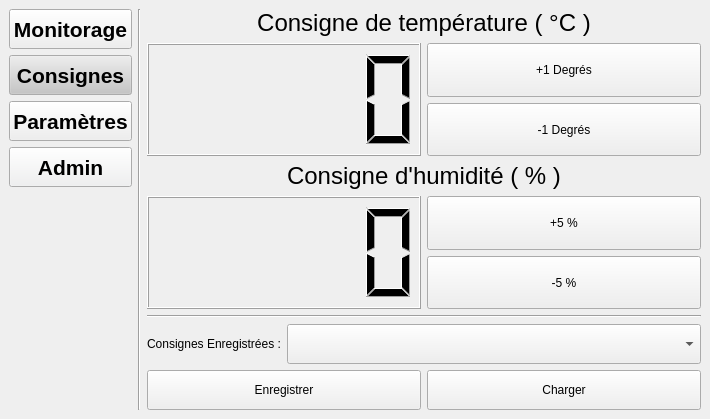
<?xml version="1.0" encoding="UTF-8"?>
<ui version="4.0">
 <class>WindowControl</class>
 <widget class="QMainWindow" name="WindowControl">
  <property name="geometry">
   <rect>
    <x>0</x>
    <y>0</y>
    <width>710</width>
    <height>419</height>
   </rect>
  </property>
  <property name="windowTitle">
   <string>GUI_ProjetEC_Consignes</string>
  </property>
  <widget class="QWidget" name="centralwidget">
   <layout class="QHBoxLayout" name="horizontalLayout_15">
    <item>
     <layout class="QHBoxLayout" name="horizontalLayout">
      <item>
       <layout class="QVBoxLayout" name="verticalLayout_5">
        <item>
         <widget class="QPushButton" name="btn_Monitor_Menu">
          <property name="sizePolicy">
           <sizepolicy hsizetype="Maximum" vsizetype="Fixed">
            <horstretch>0</horstretch>
            <verstretch>0</verstretch>
           </sizepolicy>
          </property>
          <property name="minimumSize">
           <size>
            <width>120</width>
            <height>40</height>
           </size>
          </property>
          <property name="maximumSize">
           <size>
            <width>140</width>
            <height>16777215</height>
           </size>
          </property>
          <property name="font">
           <font>
            <pointsize>16</pointsize>
            <weight>75</weight>
            <bold>true</bold>
           </font>
          </property>
          <property name="text">
           <string>Monitorage</string>
          </property>
         </widget>
        </item>
        <item>
         <widget class="QPushButton" name="btn_Setpoints_Menu">
          <property name="sizePolicy">
           <sizepolicy hsizetype="Maximum" vsizetype="Fixed">
            <horstretch>0</horstretch>
            <verstretch>0</verstretch>
           </sizepolicy>
          </property>
          <property name="minimumSize">
           <size>
            <width>120</width>
            <height>40</height>
           </size>
          </property>
          <property name="maximumSize">
           <size>
            <width>140</width>
            <height>16777215</height>
           </size>
          </property>
          <property name="palette">
           <palette>
            <active>
             <colorrole role="Button">
              <brush brushstyle="SolidPattern">
               <color alpha="255">
                <red>197</red>
                <green>197</green>
                <blue>198</blue>
               </color>
              </brush>
             </colorrole>
            </active>
            <inactive>
             <colorrole role="Button">
              <brush brushstyle="SolidPattern">
               <color alpha="255">
                <red>197</red>
                <green>197</green>
                <blue>198</blue>
               </color>
              </brush>
             </colorrole>
            </inactive>
            <disabled>
             <colorrole role="Button">
              <brush brushstyle="SolidPattern">
               <color alpha="255">
                <red>197</red>
                <green>197</green>
                <blue>198</blue>
               </color>
              </brush>
             </colorrole>
            </disabled>
           </palette>
          </property>
          <property name="font">
           <font>
            <pointsize>16</pointsize>
            <weight>75</weight>
            <bold>true</bold>
           </font>
          </property>
          <property name="text">
           <string>Consignes</string>
          </property>
         </widget>
        </item>
        <item>
         <widget class="QPushButton" name="btn_Param_Menu">
          <property name="sizePolicy">
           <sizepolicy hsizetype="Maximum" vsizetype="Fixed">
            <horstretch>0</horstretch>
            <verstretch>0</verstretch>
           </sizepolicy>
          </property>
          <property name="minimumSize">
           <size>
            <width>120</width>
            <height>40</height>
           </size>
          </property>
          <property name="maximumSize">
           <size>
            <width>140</width>
            <height>16777215</height>
           </size>
          </property>
          <property name="font">
           <font>
            <pointsize>16</pointsize>
            <weight>75</weight>
            <bold>true</bold>
           </font>
          </property>
          <property name="text">
           <string>Paramètres</string>
          </property>
         </widget>
        </item>
        <item>
         <widget class="QPushButton" name="btn_Outils_Menu">
          <property name="sizePolicy">
           <sizepolicy hsizetype="Maximum" vsizetype="Fixed">
            <horstretch>0</horstretch>
            <verstretch>0</verstretch>
           </sizepolicy>
          </property>
          <property name="minimumSize">
           <size>
            <width>120</width>
            <height>40</height>
           </size>
          </property>
          <property name="maximumSize">
           <size>
            <width>140</width>
            <height>16777215</height>
           </size>
          </property>
          <property name="palette">
           <palette>
            <active>
             <colorrole role="Button">
              <brush brushstyle="SolidPattern">
               <color alpha="255">
                <red>239</red>
                <green>240</green>
                <blue>241</blue>
               </color>
              </brush>
             </colorrole>
            </active>
            <inactive>
             <colorrole role="Button">
              <brush brushstyle="SolidPattern">
               <color alpha="255">
                <red>239</red>
                <green>240</green>
                <blue>241</blue>
               </color>
              </brush>
             </colorrole>
            </inactive>
            <disabled>
             <colorrole role="Button">
              <brush brushstyle="SolidPattern">
               <color alpha="255">
                <red>239</red>
                <green>240</green>
                <blue>241</blue>
               </color>
              </brush>
             </colorrole>
            </disabled>
           </palette>
          </property>
          <property name="font">
           <font>
            <pointsize>16</pointsize>
            <weight>75</weight>
            <bold>true</bold>
           </font>
          </property>
          <property name="text">
           <string>Admin</string>
          </property>
         </widget>
        </item>
        <item>
         <spacer name="verticalSpacer">
          <property name="orientation">
           <enum>Qt::Vertical</enum>
          </property>
          <property name="sizeType">
           <enum>QSizePolicy::Expanding</enum>
          </property>
          <property name="sizeHint" stdset="0">
           <size>
            <width>20</width>
            <height>60</height>
           </size>
          </property>
         </spacer>
        </item>
       </layout>
      </item>
      <item>
       <widget class="Line" name="line_2">
        <property name="orientation">
         <enum>Qt::Vertical</enum>
        </property>
       </widget>
      </item>
      <item>
       <layout class="QHBoxLayout" name="horizontalLayout_2">
        <item>
         <layout class="QVBoxLayout" name="verticalLayout_3">
          <item>
           <layout class="QVBoxLayout" name="verticalLayout_4">
            <item>
             <layout class="QVBoxLayout" name="verticalLayout_7">
              <item>
               <widget class="QLabel" name="lbl_Temp_Set">
                <property name="font">
                 <font>
                  <pointsize>18</pointsize>
                 </font>
                </property>
                <property name="text">
                 <string>Consigne de température ( °C )</string>
                </property>
                <property name="alignment">
                 <set>Qt::AlignCenter</set>
                </property>
               </widget>
              </item>
             </layout>
            </item>
            <item>
             <layout class="QHBoxLayout" name="horizontalLayout_3">
              <item>
               <layout class="QHBoxLayout" name="horizontalLayout_5">
                <item>
                 <widget class="QLCDNumber" name="lcd_Temp_Set"/>
                </item>
               </layout>
              </item>
              <item>
               <layout class="QHBoxLayout" name="horizontalLayout_6">
                <item>
                 <layout class="QVBoxLayout" name="verticalLayout_8">
                  <item>
                   <layout class="QVBoxLayout" name="verticalLayout_14">
                    <item>
                     <widget class="QPushButton" name="btn_Augment_Temp">
                      <property name="sizePolicy">
                       <sizepolicy hsizetype="Minimum" vsizetype="Expanding">
                        <horstretch>0</horstretch>
                        <verstretch>0</verstretch>
                       </sizepolicy>
                      </property>
                      <property name="text">
                       <string>+1 Degrés</string>
                      </property>
                     </widget>
                    </item>
                   </layout>
                  </item>
                  <item>
                   <layout class="QVBoxLayout" name="verticalLayout_13">
                    <item>
                     <widget class="QPushButton" name="btn_Decrement_Temp">
                      <property name="sizePolicy">
                       <sizepolicy hsizetype="Minimum" vsizetype="Expanding">
                        <horstretch>0</horstretch>
                        <verstretch>0</verstretch>
                       </sizepolicy>
                      </property>
                      <property name="text">
                       <string>-1 Degrés</string>
                      </property>
                     </widget>
                    </item>
                   </layout>
                  </item>
                 </layout>
                </item>
               </layout>
              </item>
             </layout>
            </item>
           </layout>
          </item>
          <item>
           <layout class="QVBoxLayout" name="verticalLayout_6">
            <item>
             <layout class="QVBoxLayout" name="verticalLayout_10">
              <item>
               <widget class="QLabel" name="lbl_Hum_Set">
                <property name="font">
                 <font>
                  <pointsize>18</pointsize>
                 </font>
                </property>
                <property name="text">
                 <string>Consigne d'humidité ( % )</string>
                </property>
                <property name="alignment">
                 <set>Qt::AlignCenter</set>
                </property>
               </widget>
              </item>
             </layout>
            </item>
            <item>
             <layout class="QHBoxLayout" name="horizontalLayout_4">
              <item>
               <layout class="QHBoxLayout" name="horizontalLayout_7">
                <item>
                 <widget class="QLCDNumber" name="lcd_Humid_Set"/>
                </item>
               </layout>
              </item>
              <item>
               <layout class="QHBoxLayout" name="horizontalLayout_8">
                <item>
                 <layout class="QVBoxLayout" name="verticalLayout_15">
                  <item>
                   <layout class="QVBoxLayout" name="verticalLayout_17">
                    <item>
                     <widget class="QPushButton" name="btn_Augment_Humid">
                      <property name="sizePolicy">
                       <sizepolicy hsizetype="Minimum" vsizetype="Expanding">
                        <horstretch>0</horstretch>
                        <verstretch>0</verstretch>
                       </sizepolicy>
                      </property>
                      <property name="text">
                       <string>+5 %</string>
                      </property>
                     </widget>
                    </item>
                   </layout>
                  </item>
                  <item>
                   <layout class="QVBoxLayout" name="verticalLayout_16">
                    <item>
                     <widget class="QPushButton" name="btn_Decrement_Humid">
                      <property name="sizePolicy">
                       <sizepolicy hsizetype="Minimum" vsizetype="Expanding">
                        <horstretch>0</horstretch>
                        <verstretch>0</verstretch>
                       </sizepolicy>
                      </property>
                      <property name="text">
                       <string>-5 %</string>
                      </property>
                     </widget>
                    </item>
                   </layout>
                  </item>
                 </layout>
                </item>
               </layout>
              </item>
             </layout>
            </item>
           </layout>
          </item>
          <item>
           <widget class="Line" name="line">
            <property name="sizePolicy">
             <sizepolicy hsizetype="Expanding" vsizetype="Fixed">
              <horstretch>0</horstretch>
              <verstretch>0</verstretch>
             </sizepolicy>
            </property>
            <property name="orientation">
             <enum>Qt::Horizontal</enum>
            </property>
           </widget>
          </item>
          <item>
           <layout class="QVBoxLayout" name="verticalLayout_11">
            <item>
             <layout class="QVBoxLayout" name="verticalLayout_12">
              <item>
               <layout class="QHBoxLayout" name="horizontalLayout_17">
                <item>
                 <widget class="QLabel" name="lbl_Saved_Set">
                  <property name="sizePolicy">
                   <sizepolicy hsizetype="Preferred" vsizetype="Preferred">
                    <horstretch>0</horstretch>
                    <verstretch>0</verstretch>
                   </sizepolicy>
                  </property>
                  <property name="text">
                   <string>Consignes Enregistrées :</string>
                  </property>
                 </widget>
                </item>
                <item>
                 <widget class="QComboBox" name="cb_Saved_Set">
                  <property name="sizePolicy">
                   <sizepolicy hsizetype="MinimumExpanding" vsizetype="Preferred">
                    <horstretch>0</horstretch>
                    <verstretch>0</verstretch>
                   </sizepolicy>
                  </property>
                  <property name="minimumSize">
                   <size>
                    <width>0</width>
                    <height>40</height>
                   </size>
                  </property>
                 </widget>
                </item>
               </layout>
              </item>
             </layout>
            </item>
            <item>
             <layout class="QVBoxLayout" name="verticalLayout_18">
              <item>
               <layout class="QHBoxLayout" name="horizontalLayout_18">
                <item>
                 <widget class="QPushButton" name="btn_Save_Set">
                  <property name="sizePolicy">
                   <sizepolicy hsizetype="Preferred" vsizetype="Preferred">
                    <horstretch>0</horstretch>
                    <verstretch>0</verstretch>
                   </sizepolicy>
                  </property>
                  <property name="minimumSize">
                   <size>
                    <width>0</width>
                    <height>40</height>
                   </size>
                  </property>
                  <property name="text">
                   <string>Enregistrer</string>
                  </property>
                 </widget>
                </item>
                <item>
                 <widget class="QPushButton" name="Btn_Load_Saved_Set">
                  <property name="sizePolicy">
                   <sizepolicy hsizetype="Minimum" vsizetype="Preferred">
                    <horstretch>0</horstretch>
                    <verstretch>0</verstretch>
                   </sizepolicy>
                  </property>
                  <property name="text">
                   <string>Charger</string>
                  </property>
                 </widget>
                </item>
               </layout>
              </item>
             </layout>
            </item>
           </layout>
          </item>
          <item>
           <layout class="QHBoxLayout" name="horizontalLayout_12"/>
          </item>
         </layout>
        </item>
       </layout>
      </item>
     </layout>
    </item>
   </layout>
  </widget>
 </widget>
 <resources/>
 <connections/>
</ui>
